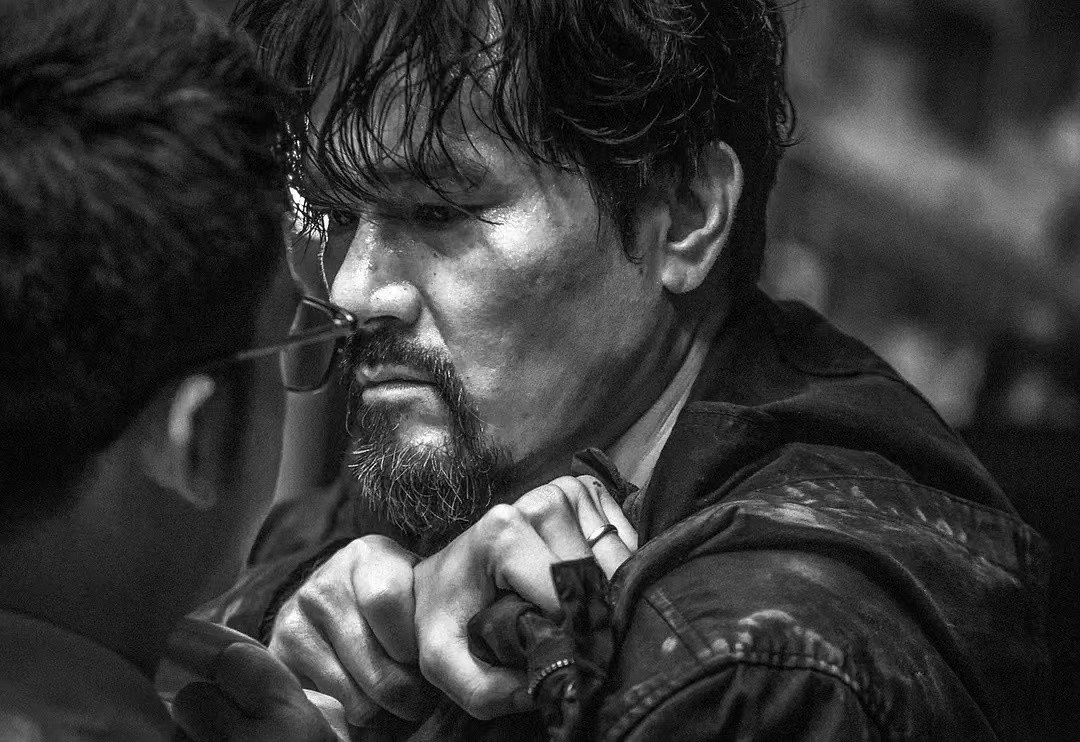
%> input picture Second_Homeworks/dongguan.jpg, 1080 x 742 px
$ octave commit1.m   (GNU Octave 9; MATLAB toolbox functions it lacks are replaced by stand-ins)
%> lines starting %> are read from the running program, lines starting %| are printed output that depends on the picture
clc;
clear all;
%{
    尽管在网上下载的是黑白图片，但读入MATLAB后仍是三维矩阵（RGB图片），所以需要降维处理，
    使其成为二维矩阵（同时为了更好的观察）
%}

origin_picture=imread('dongguan.jpg'); %这里换成自己的图片名字
%> origin_picture is the input picture: size 742x1080x3 uint8; min 0, max 255, mean 53.4
figure(1);
imshow(origin_picture);
title('原始RGB图像')

%把图像转换成灰度图像
GrayPic = rgb2gray(origin_picture); %用rgb2gray函数把RGB图像转化成灰度图像
figure(2)
imshow(GrayPic);
title('RGB图像转化为灰度图像')

index_1 = GrayPic(:,216); %第一行
%> index_1 = 742 values, max 121 at index 625, min 0 at index 319, mean 32.51
index_2 = GrayPic(:,432); %第二行
%> index_2 = 742 values, max 254 at index 336, min 0 at index 185, mean 84.92
index_3 = GrayPic(:,648); %第三行
%> index_3 = 742 values, max 182 at index 458, min 0 at index 27, mean 53.32
index_4 = GrayPic(148,:); %第一列
%> index_4 = 1080 values, max 201 at index 370, min 0 at index 349, mean 61.53
index_5 = GrayPic(296,:); %第二列
%> index_5 = 1080 values, max 255 at index 390, min 0 at index 741, mean 67.08

 %将三行灰度矩阵合并成一个矩阵
array1 = [index_1 index_2 index_3];
%> array1 = 742 rows, first 12: [44 6 48; 45 14 45; 46 18 38; 48 19 44; 50 20 42; 51 19 50; 51 16 52; 49 16 52; 58 9 44; 43 9 36; 50 16 35; 53 20 5]

%将两列灰度矩阵合并成一个矩阵(先转置矩阵)
array2= [index_4' index_5'];
%> array2 = 1080 rows, first 12: [25 13; 33 4; 26 15; 27 11; 32 23; 29 22; 32 15; 33 16; 38 20; 32 23; 30 23; 29 20]

figure(3) %定义一个图来画灰度曲线
for i = 1: 3
    plot(array1(:,i));
    hold on;
end

for j = 1: 2
    plot(array2(:,j));
    hold on;
end

legend('第一行', '第二行', '第三行', '第一列', '第二列');
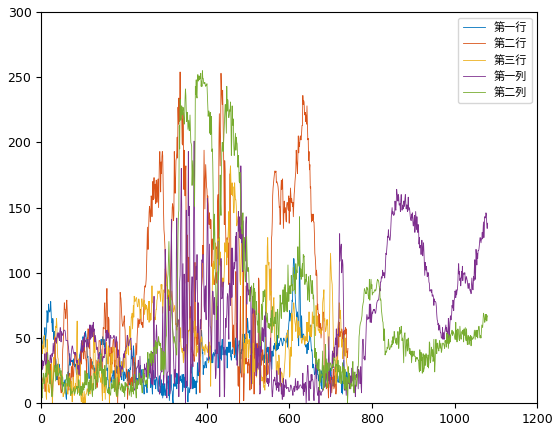
%> figure redrawn from the program's plot data; curve peaks at x = 625, y = 121; curve peaks at x = 336, y = 254; curve peaks at x = 458, y = 182; curve peaks at x = 370, y = 201
